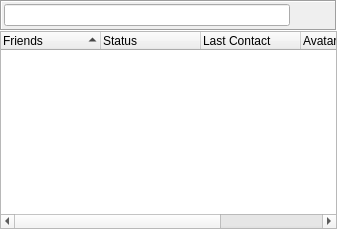
<?xml version="1.0" encoding="UTF-8"?>
<ui version="4.0">
 <class>FriendList</class>
 <widget class="QWidget" name="FriendList">
  <property name="geometry">
   <rect>
    <x>0</x>
    <y>0</y>
    <width>337</width>
    <height>229</height>
   </rect>
  </property>
  <layout class="QVBoxLayout" name="verticalLayout">
   <property name="spacing">
    <number>0</number>
   </property>
   <property name="margin">
    <number>0</number>
   </property>
   <item>
    <widget class="QFrame" name="titleBarFrame">
     <property name="frameShape">
      <enum>QFrame::Box</enum>
     </property>
     <property name="frameShadow">
      <enum>QFrame::Sunken</enum>
     </property>
     <layout class="QHBoxLayout" name="horizontalLayout">
      <property name="spacing">
       <number>3</number>
      </property>
      <property name="margin">
       <number>2</number>
      </property>
      <item>
       <widget class="LineEditClear" name="filterLineEdit"/>
      </item>
      <item>
       <widget class="QToolButton" name="displayButton">
        <property name="sizePolicy">
         <sizepolicy hsizetype="Fixed" vsizetype="Fixed">
          <horstretch>30</horstretch>
          <verstretch>0</verstretch>
         </sizepolicy>
        </property>
        <property name="focusPolicy">
         <enum>Qt::NoFocus</enum>
        </property>
        <property name="toolTip">
         <string>Display</string>
        </property>
        <property name="icon">
         <iconset resource="../images.qrc">
          <normaloff>:/images/looknfeel.png</normaloff>:/images/looknfeel.png</iconset>
        </property>
        <property name="iconSize">
         <size>
          <width>32</width>
          <height>16</height>
         </size>
        </property>
        <property name="popupMode">
         <enum>QToolButton::InstantPopup</enum>
        </property>
        <property name="autoRaise">
         <bool>true</bool>
        </property>
       </widget>
      </item>
     </layout>
    </widget>
   </item>
   <item>
    <widget class="QTreeWidget" name="peerTreeWidget">
     <property name="font">
      <font>
       <pointsize>9</pointsize>
       <stylestrategy>PreferAntialias</stylestrategy>
       <kerning>true</kerning>
      </font>
     </property>
     <property name="contextMenuPolicy">
      <enum>Qt::CustomContextMenu</enum>
     </property>
     <property name="iconSize">
      <size>
       <width>38</width>
       <height>38</height>
      </size>
     </property>
     <property name="autoExpandDelay">
      <number>1</number>
     </property>
     <property name="indentation">
      <number>20</number>
     </property>
     <property name="itemsExpandable">
      <bool>true</bool>
     </property>
     <property name="sortingEnabled">
      <bool>true</bool>
     </property>
     <property name="allColumnsShowFocus">
      <bool>true</bool>
     </property>
     <property name="expandsOnDoubleClick">
      <bool>false</bool>
     </property>
     <property name="columnCount">
      <number>5</number>
     </property>
     <attribute name="headerStretchLastSection">
      <bool>false</bool>
     </attribute>
     <column>
      <property name="text">
       <string>Friends</string>
      </property>
     </column>
     <column>
      <property name="text">
       <string>Status</string>
      </property>
     </column>
     <column>
      <property name="text">
       <string>Last Contact</string>
      </property>
     </column>
     <column>
      <property name="text">
       <string>Avatar</string>
      </property>
     </column>
     <column>
      <property name="text">
       <string>IP</string>
      </property>
     </column>
    </widget>
   </item>
  </layout>
  <action name="actionHideOfflineFriends">
   <property name="checkable">
    <bool>true</bool>
   </property>
   <property name="text">
    <string>Hide Offline Friends</string>
   </property>
  </action>
  <action name="actionShowStatusColumn">
   <property name="checkable">
    <bool>true</bool>
   </property>
   <property name="text">
    <string>Status</string>
   </property>
  </action>
  <action name="actionSortByState">
   <property name="checkable">
    <bool>true</bool>
   </property>
   <property name="text">
    <string>State</string>
   </property>
   <property name="toolTip">
    <string>Sort by State</string>
   </property>
  </action>
  <action name="actionHideState">
   <property name="checkable">
    <bool>true</bool>
   </property>
   <property name="enabled">
    <bool>false</bool>
   </property>
   <property name="text">
    <string>Hide State</string>
   </property>
  </action>
  <action name="actionSortPeersDescendingOrder">
   <property name="icon">
    <iconset resource="../images.qrc">
     <normaloff>:/images/sort_decrease.png</normaloff>:/images/sort_decrease.png</iconset>
   </property>
   <property name="text">
    <string>Sort Descending Order</string>
   </property>
   <property name="toolTip">
    <string>Sort Descending Order</string>
   </property>
  </action>
  <action name="actionSortPeersAscendingOrder">
   <property name="icon">
    <iconset resource="../images.qrc">
     <normaloff>:/images/sort_incr.png</normaloff>:/images/sort_incr.png</iconset>
   </property>
   <property name="text">
    <string>Sort Ascending Order</string>
   </property>
   <property name="toolTip">
    <string>Sort Ascending Order</string>
   </property>
  </action>
  <action name="actionShowAvatarColumn">
   <property name="checkable">
    <bool>true</bool>
   </property>
   <property name="text">
    <string>Avatar</string>
   </property>
   <property name="toolTip">
    <string>Show Avatar Column</string>
   </property>
  </action>
  <action name="actionSortByName">
   <property name="checkable">
    <bool>true</bool>
   </property>
   <property name="text">
    <string>Name</string>
   </property>
   <property name="toolTip">
    <string>Sort by Name</string>
   </property>
  </action>
  <action name="actionSortByLastContact">
   <property name="checkable">
    <bool>true</bool>
   </property>
   <property name="text">
    <string>Last Contact</string>
   </property>
   <property name="toolTip">
    <string>Sort by last contact</string>
   </property>
  </action>
  <action name="actionShowLastContactColumn">
   <property name="checkable">
    <bool>true</bool>
   </property>
   <property name="text">
    <string>Last Contact</string>
   </property>
   <property name="toolTip">
    <string>Show Last Contact Column</string>
   </property>
  </action>
  <action name="actionRootIsDecorated">
   <property name="checkable">
    <bool>true</bool>
   </property>
   <property name="text">
    <string>Set root is Decorated</string>
   </property>
   <property name="toolTip">
    <string>Set Root Decorated</string>
   </property>
  </action>
  <action name="actionShowGroups">
   <property name="checkable">
    <bool>true</bool>
   </property>
   <property name="text">
    <string>Show Groups</string>
   </property>
   <property name="toolTip">
    <string>Show Groups</string>
   </property>
  </action>
  <action name="actionSortByIP">
   <property name="checkable">
    <bool>true</bool>
   </property>
   <property name="text">
    <string>IP</string>
   </property>
   <property name="toolTip">
    <string>Sort by IP</string>
   </property>
  </action>
  <action name="actionShowIPColumn">
   <property name="checkable">
    <bool>true</bool>
   </property>
   <property name="text">
    <string>IP</string>
   </property>
   <property name="toolTip">
    <string>Show IP Column</string>
   </property>
  </action>
 </widget>
 <customwidgets>
  <customwidget>
   <class>LineEditClear</class>
   <extends>QLineEdit</extends>
   <header location="global">gui/common/LineEditClear.h</header>
  </customwidget>
 </customwidgets>
 <resources>
  <include location="../images.qrc"/>
 </resources>
 <connections/>
</ui>
